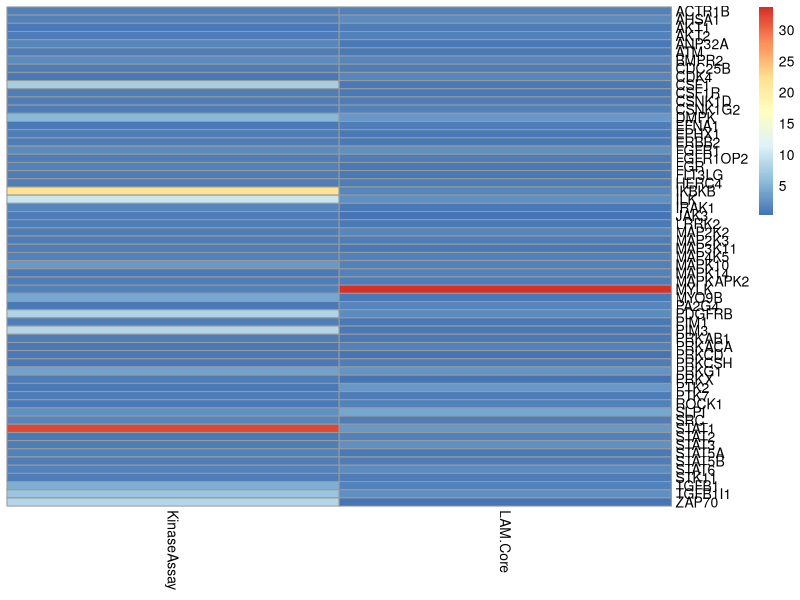
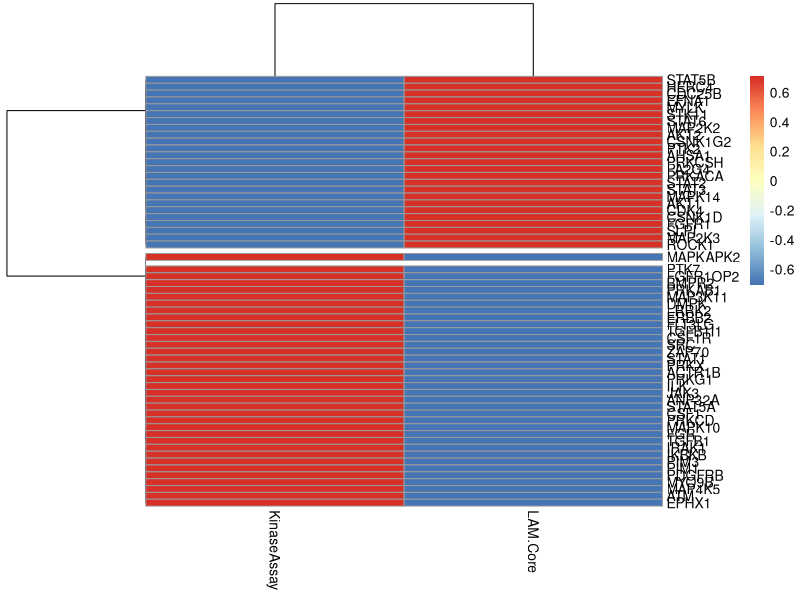
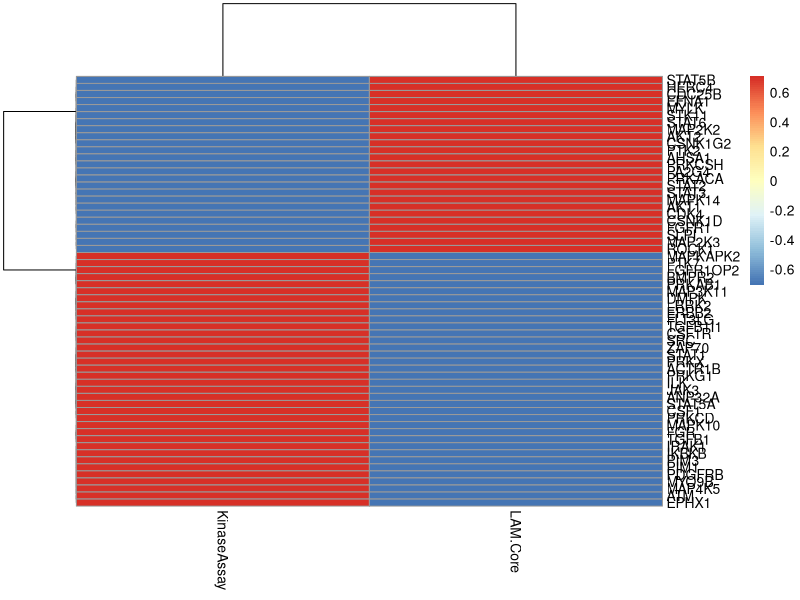
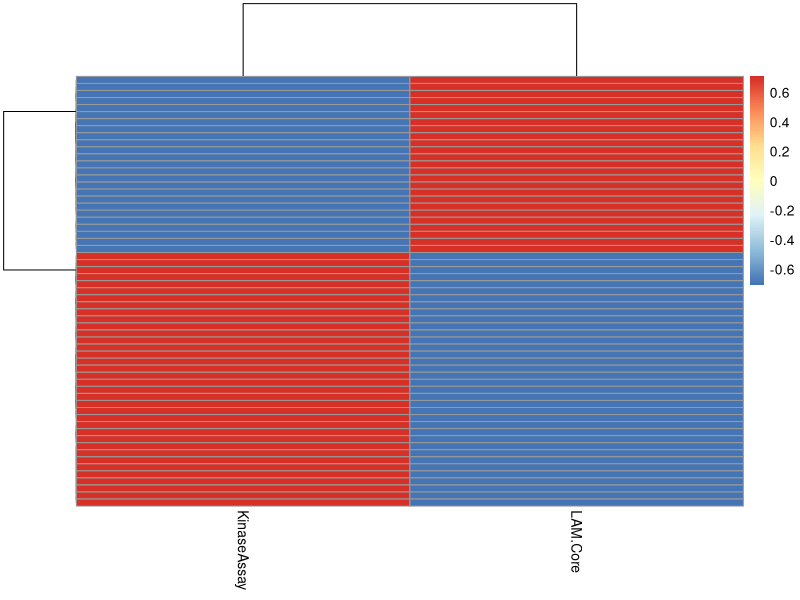
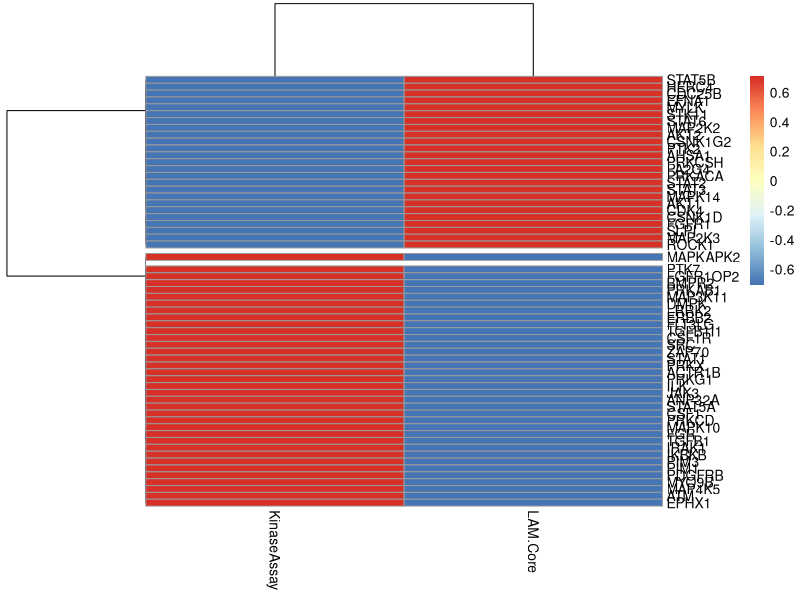

Source code (R) for these figures, in order: (Note: this script raises an error after producing the figures.)

getwd()
library(pheatmap)
library(grid)
library(ggplot2)
library(matrixStats)
library(tidyverse)
data <-read.csv('Averaged_Kinase_Vs_SEQ_2.csv')
dim(data)
head(data, scale = 'row')
data1 <- as.matrix(data[,-1])
rownames(data1) <- data[,1]
pheatmap(data1, cluster_rows=FALSE, cluster_cols=FALSE)
pheatmap(log2(data1 +1), scale = 'row',row.names = F, show_rownames = T, treeheight_row = 100, cutree_rows = 3, cutree_cols = )
pheatmap(log2(data1 +1), scale = 'row', row.names = TRUE)
my_plot <- pheatmap(log2(data1 +1), scale = 'row', row.names = F, show_rownames = F, treeheight_row = 50)

#Cut the heatmap to pieces
my_plot <- pheatmap(log2(data1 +1), scale = 'row', row.names = F, show_rownames = T, treeheight_row = 100, cutree_rows = 3, cutree_cols = )


out <- pheatmap(data1, 
                show_rownames=F, cluster_cols=T, cluster_rows=T, scale="row",
                cex=1, clustering_distance_rows="euclidean", cex=1,
                clustering_distance_cols="euclidean", clustering_method="complete", border_color=FALSE,
                annotation_col=metadata,
                annotation_row=metadata_gene)

